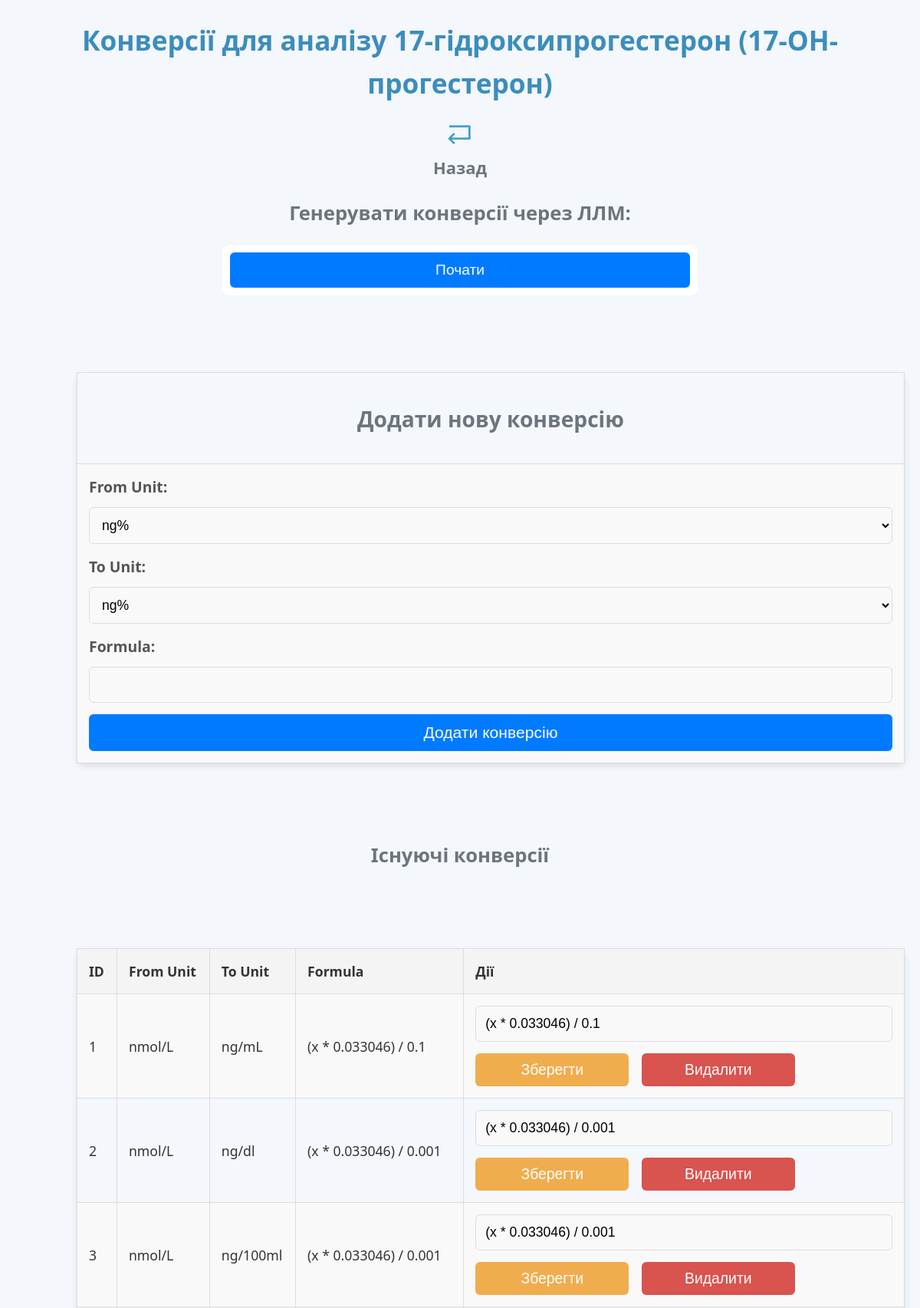
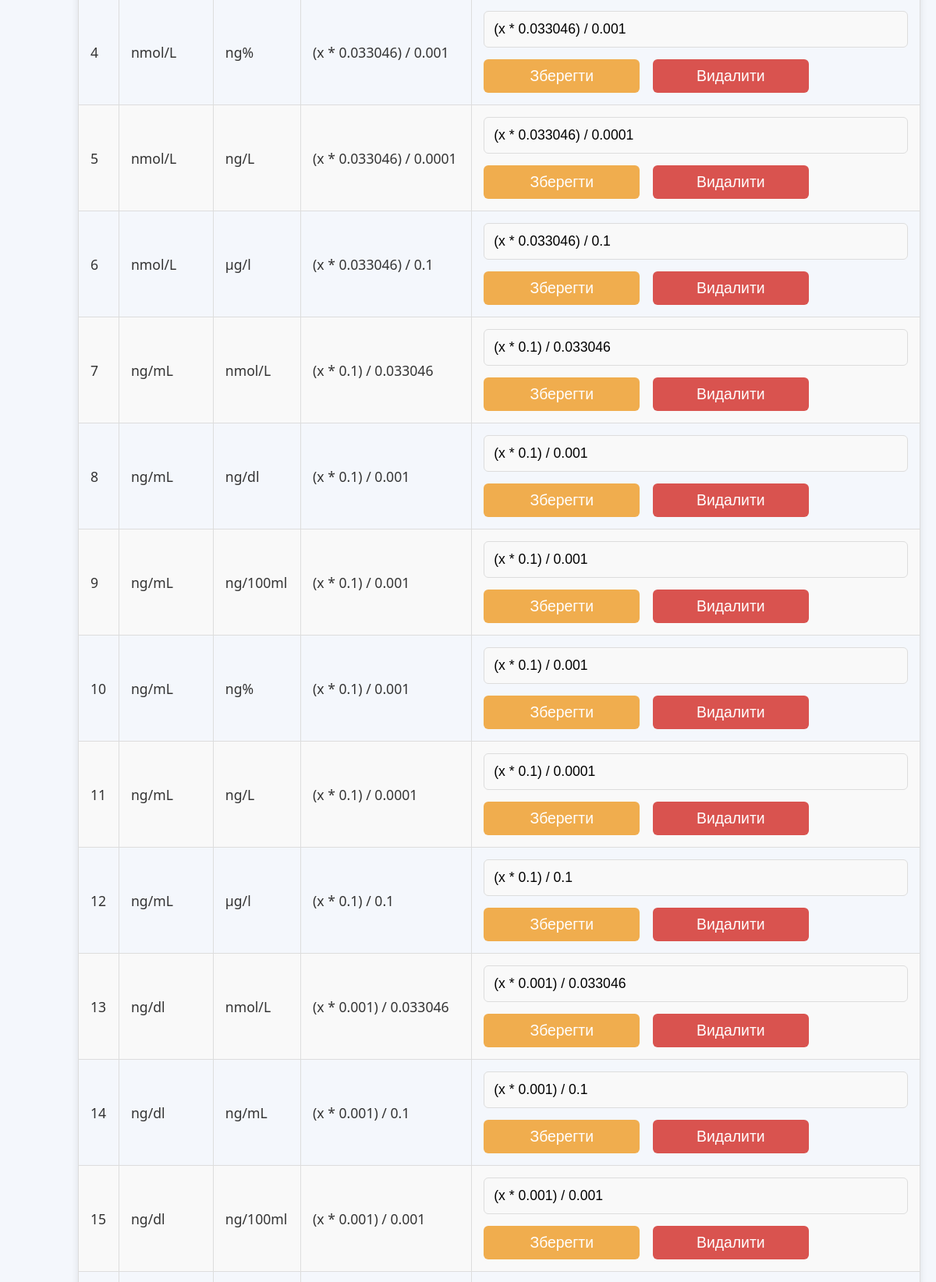
The app's page /conversions/1 (upper part) with its own data (2 pictures, top to bottom).
### db/database.py (models this page shows)
class StandardName(Base):
    __tablename__ = "standard_names"
    id = Column(Integer, primary_key=True, index=True)
    name = Column(String, unique=True, nullable=False)
    standard_unit_id = Column(Integer, ForeignKey("units.id"), nullable=True)
    units = relationship("Unit", back_populates="standard_name", foreign_keys="[Unit.standard_name_id]")
    unit_conversions = relationship("UnitConversion", back_populates="standard_name",
                                    foreign_keys="[UnitConversion.standard_name_id]")
    synonyms = relationship("AnalysisSynonym", back_populates="standard_name")

class Unit(Base):
    __tablename__ = "units"
    id = Column(Integer, primary_key=True, index=True)
    unit = Column(String, nullable=False)  # Назва одиниці
    standard_name_id = Column(Integer, ForeignKey("standard_names.id"), nullable=False)
    is_standard = Column(Boolean, default=False)  # Чи є ця одиниця стандартною для аналізу
    standard_name = relationship("StandardName", back_populates="units", foreign_keys=[standard_name_id])
    synonyms = relationship("UnitSynonym", back_populates="unit")
    __table_args__ = (
        UniqueConstraint("standard_name_id", "unit", name="unique_standard_name_unit_constraint"),
    )

class UnitConversion(Base):
    __tablename__ = "unit_conversions"
    id = Column(Integer, primary_key=True, index=True)
    from_unit_id = Column(Integer, ForeignKey("units.id"), nullable=False)  # Вихідна одиниця
    to_unit_id = Column(Integer, ForeignKey("units.id"), nullable=False)    # Цільова одиниця
    formula = Column(String, nullable=False)  # Формула конверсії
    standard_name_id = Column(Integer, ForeignKey("standard_names.id"), nullable=False)
    from_unit = relationship("Unit", foreign_keys=[from_unit_id])
    to_unit = relationship("Unit", foreign_keys=[to_unit_id])
    standard_name = relationship("StandardName", back_populates="unit_conversions", foreign_keys=[standard_name_id])
    __table_args__ = (
        UniqueConstraint("from_unit_id", "to_unit_id", name="unique_conversion_constraint"),
    )

### ui/routes/conversions_router.py (the view)
@router.get("/conversions/{analysis_id}", response_class=HTMLResponse)
def read_conversions_for_analyse(analysis_id: int, request: Request, db: Session = Depends(get_db)):
    conversions = get_conversions_by_standard_name(db, analysis_id)
    analysis_name = get_analysis_detail(db, analysis_id).get('name')
    units = get_units(db, analysis_id)
    return templates.TemplateResponse(
        "conversion_detail.html",
        {
            "request": request,
            "analysis_name": analysis_name,
            "analysis_id": analysis_id,
            "conversions": conversions,
            "units": units,
        }
    )

### ui/templates/conversion_detail.html (shortened to what this page needs)
{% extends "base.html" %}
{% block header %}Конверсії для аналізу {{ analysis_name }}{% endblock %}
{% block content %}
<p align="center">
    <a href="/conversions"><img src="/static/images/back.png" width="3%"><br>Назад</a>
</p>
            <h2>Генерувати конверсії через ЛЛМ:</h2>
            <form action="/generate_conversion" method="post">
                <button type="submit">Почати</button>
            </form>
<table border="1" align="center">
    <tr>
        <td>
<h2>Додати нову конверсію</h2>
        </td></tr><tr><td>
<form action="/create_conversion" method="post" style="display:inline;" class="form-delete">
    <label for="from_unit_id">From Unit:</label>
    <select name="from_unit_id" required>
        {% for unit in units %}
            <option value="{{ unit.id }}">{{ unit.unit }}</option>
        {% endfor %}
    </select>
    <label for="to_unit_id">To Unit:</label>
    <select name="to_unit_id" required>
        {% for unit in units %}
            <option value="{{ unit.id }}">{{ unit.unit }}</option>
        {% endfor %}
    </select>
    <label for="formula">Formula:</label>
    <input type="text" name="formula" required>
    <button type="submit" class="btn-submit">Додати конверсію</button>
</form>
        </td>
    </tr>
</table>
<h2>Існуючі конверсії</h2>
<table border="1" align="center">
    <tr>
        <th>ID</th>
        <th>From Unit</th>
        <th>To Unit</th>
        <th>Formula</th>
        <th>Дії</th>
    </tr>
    {% for conversion in conversions %}
    <tr>
        <td>{{ conversion.id }}</td>
        <td>
            {% for unit in units %}
                {% if unit.id == conversion.from_unit_id %}
                    {{ unit.unit }}
                {% endif %}
            {% endfor %}
        </td>
        <td>
            {% for unit in units %}
                {% if unit.id == conversion.to_unit_id %}
                    {{ unit.unit }}
                {% endif %}
            {% endfor %}
        </td>
        <td>{{ conversion.formula }}</td>
        <td>
            <form action="/update_conversion" method="post" style="display:inline;" class="form-delete">
                <input type="text" name="formula" value="{{ conversion.formula }}" required>
                <button type="submit" class="btn-edit">Зберегти</button>
            </form>
            <form action="/delete_conversion" method="post" style="display:inline;" class="form-delete">
                <button type="submit" class="btn-delete">Видалити</button>
            </form>
        </td>
    </tr>
    {% endfor %}
</table>
{% endblock %}

### ui/static/css/styles.css (style rules this page uses)
body { font-family: 'Segoe UI', Tahoma, Geneva, Verdana, sans-serif; margin: 0; padding: 0; background-color: #f4f7fc; color: #333; line-height: 1.6; }
h1, h2 { font-family: 'Segoe UI', Tahoma, Geneva, Verdana, sans-serif; margin-bottom: 20px; text-align: center; }
h2 { color: #6c757d; font-size: 1.6em; }
a { color: #007bff; text-decoration: none; font-weight: bold; transition: color 0.3s ease, transform 0.2s ease; }
p { font-size: 20px; }
p a { color: #6c757d; font-size: 1.1em; }
form { background-color: #fff; padding: 10px; border-radius: 10px; margin-bottom: 30px; width: 100%; max-width: 600px; margin-left: auto; margin-right: auto; }
.form-delete { background-color: transparent; padding: 0; border-radius: 0; margin: 0; width: auto; max-width: none; }
form input[type="text"], form select, form textarea { width: 100%; padding: 12px; margin-bottom: 15px; border: 1px solid #ddd; border-radius: 6px; font-size: 1em; background-color: #f9f9f9; box-sizing: border-box; transition: border-color 0.3s ease; }
form input[type="number"], form select, form textarea { width: 100%; padding: 12px; margin-bottom: 15px; border: 1px solid #ddd; border-radius: 6px; font-size: 1em; background-color: #f9f9f9; box-sizing: border-box; transition: border-color 0.3s ease; }
form button { width: 100%; padding: 12px; background-color: #007bff; color: white; border: none; border-radius: 6px; cursor: pointer; font-size: 1.2em; transition: background-color 0.3s ease, transform 0.2s ease; }
table { width: 90%; align:center; margin: 100px; border-collapse: collapse; margin: 20px background-color: #fff; border-radius: 10px; box-shadow: 0 4px 10px rgba(0, 0, 0, 0.1); }
table th, table td { border: 1px solid #ddd; padding: 15px; text-align: left; font-size: 1.1em; }
table th { background-color: #f4f4f4; color: #333; }
table tr:nth-child(even) { background-color: #f9f9f9; }
button, .btn-delete, .btn-edit { padding: 10px 20px; cursor: pointer; border-radius: 6px; font-size: 1.1em; transition: background-color 0.3s ease, transform 0.2s ease; display: inline-block; margin-right: 12px; }
.btn-delete { background-color: #d9534f; color: white; border: none; max-width: 200px; }
.btn-edit { background-color: #f0ad4e; color: white; border: none; border: none; max-width: 200px; }
label { font-size: 1em; color: #333; display: block; margin-bottom: 10px; font-weight: normal; cursor: pointer; }
form label { font-size: 1.1em; color: #555; margin-bottom: 10px; display: inline-block; font-weight: bold; }
h1, h2 { text-align: center; }

### records on screen
StandardName: name "17-гідроксипрогестерон (17-ОН-прогестерон)"
Unit: unit "nmol/L"
Unit: unit "ng/mL"
UnitConversion: formula "(x * 0.033046) / 0.1", formula "(x * 0.033046) / 0.1"
Unit: unit "ng/dl"
UnitConversion: formula "(x * 0.033046) / 0.001", formula "(x * 0.033046) / 0.001"
Unit: unit "ng/100ml"
UnitConversion: formula "(x * 0.033046) / 0.001", formula "(x * 0.033046) / 0.001"
Unit: unit "ng%"
UnitConversion: formula "(x * 0.033046) / 0.001", formula "(x * 0.033046) / 0.001"
Unit: unit "ng/L"
UnitConversion: formula "(x * 0.033046) / 0.0001", formula "(x * 0.033046) / 0.0001"
Unit: unit "µg/l"
UnitConversion: formula "(x * 0.033046) / 0.1", formula "(x * 0.033046) / 0.1"
UnitConversion: formula "(x * 0.1) / 0.033046", formula "(x * 0.1) / 0.033046"
UnitConversion: formula "(x * 0.1) / 0.001", formula "(x * 0.1) / 0.001"
UnitConversion: formula "(x * 0.1) / 0.001", formula "(x * 0.1) / 0.001"
UnitConversion: formula "(x * 0.1) / 0.001", formula "(x * 0.1) / 0.001"
UnitConversion: formula "(x * 0.1) / 0.0001", formula "(x * 0.1) / 0.0001"
UnitConversion: formula "(x * 0.1) / 0.1", formula "(x * 0.1) / 0.1"
UnitConversion: formula "(x * 0.001) / 0.033046", formula "(x * 0.001) / 0.033046"
UnitConversion: formula "(x * 0.001) / 0.1", formula "(x * 0.001) / 0.1"
UnitConversion: formula "(x * 0.001) / 0.001", formula "(x * 0.001) / 0.001"

### other values on screen
{{ conversion.id }} "1" "2" "3" "4" "5" "6" "7" "8" "9" "10" "11" "12" "13" "14" "15"
form field from_unit_id "ng%"
form field to_unit_id "ng%"
